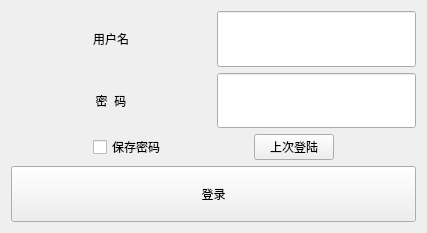
<?xml version="1.0" encoding="UTF-8"?>
<ui version="4.0">
 <class>LOAD</class>
 <widget class="QWidget" name="LOAD">
  <property name="geometry">
   <rect>
    <x>0</x>
    <y>0</y>
    <width>427</width>
    <height>233</height>
   </rect>
  </property>
  <property name="windowTitle">
   <string>Form</string>
  </property>
  <layout class="QGridLayout" name="gridLayout">
   <item row="0" column="0">
    <layout class="QVBoxLayout" name="verticalLayout">
     <item>
      <layout class="QHBoxLayout" name="horizontalLayout">
       <property name="sizeConstraint">
        <enum>QLayout::SetDefaultConstraint</enum>
       </property>
       <item>
        <widget class="QLabel" name="label">
         <property name="sizePolicy">
          <sizepolicy hsizetype="Expanding" vsizetype="Expanding">
           <horstretch>0</horstretch>
           <verstretch>0</verstretch>
          </sizepolicy>
         </property>
         <property name="text">
          <string>用户名</string>
         </property>
         <property name="alignment">
          <set>Qt::AlignCenter</set>
         </property>
        </widget>
       </item>
       <item>
        <widget class="QLineEdit" name="NAME">
         <property name="sizePolicy">
          <sizepolicy hsizetype="Expanding" vsizetype="Expanding">
           <horstretch>0</horstretch>
           <verstretch>0</verstretch>
          </sizepolicy>
         </property>
         <property name="font">
          <font>
           <pointsize>14</pointsize>
          </font>
         </property>
        </widget>
       </item>
      </layout>
     </item>
     <item>
      <layout class="QHBoxLayout" name="horizontalLayout_2">
       <item>
        <widget class="QLabel" name="label_2">
         <property name="sizePolicy">
          <sizepolicy hsizetype="Expanding" vsizetype="Expanding">
           <horstretch>0</horstretch>
           <verstretch>0</verstretch>
          </sizepolicy>
         </property>
         <property name="text">
          <string>密  码</string>
         </property>
         <property name="alignment">
          <set>Qt::AlignCenter</set>
         </property>
        </widget>
       </item>
       <item>
        <widget class="QLineEdit" name="PASSWORD">
         <property name="sizePolicy">
          <sizepolicy hsizetype="Expanding" vsizetype="Expanding">
           <horstretch>0</horstretch>
           <verstretch>0</verstretch>
          </sizepolicy>
         </property>
         <property name="font">
          <font>
           <pointsize>14</pointsize>
          </font>
         </property>
         <property name="echoMode">
          <enum>QLineEdit::Password</enum>
         </property>
        </widget>
       </item>
      </layout>
     </item>
     <item>
      <layout class="QHBoxLayout" name="horizontalLayout_4">
       <item>
        <spacer name="horizontalSpacer">
         <property name="orientation">
          <enum>Qt::Horizontal</enum>
         </property>
         <property name="sizeHint" stdset="0">
          <size>
           <width>40</width>
           <height>20</height>
          </size>
         </property>
        </spacer>
       </item>
       <item>
        <widget class="QCheckBox" name="CHECKBOX">
         <property name="text">
          <string>保存密码</string>
         </property>
        </widget>
       </item>
       <item>
        <spacer name="horizontalSpacer_3">
         <property name="orientation">
          <enum>Qt::Horizontal</enum>
         </property>
         <property name="sizeHint" stdset="0">
          <size>
           <width>40</width>
           <height>20</height>
          </size>
         </property>
        </spacer>
       </item>
       <item>
        <widget class="QPushButton" name="RELOAD">
         <property name="text">
          <string>上次登陆</string>
         </property>
        </widget>
       </item>
       <item>
        <spacer name="horizontalSpacer_2">
         <property name="orientation">
          <enum>Qt::Horizontal</enum>
         </property>
         <property name="sizeHint" stdset="0">
          <size>
           <width>40</width>
           <height>20</height>
          </size>
         </property>
        </spacer>
       </item>
      </layout>
     </item>
     <item>
      <widget class="QPushButton" name="BUTTON">
       <property name="sizePolicy">
        <sizepolicy hsizetype="Expanding" vsizetype="Expanding">
         <horstretch>0</horstretch>
         <verstretch>0</verstretch>
        </sizepolicy>
       </property>
       <property name="text">
        <string>登录</string>
       </property>
      </widget>
     </item>
    </layout>
   </item>
  </layout>
 </widget>
 <resources/>
 <connections/>
</ui>
